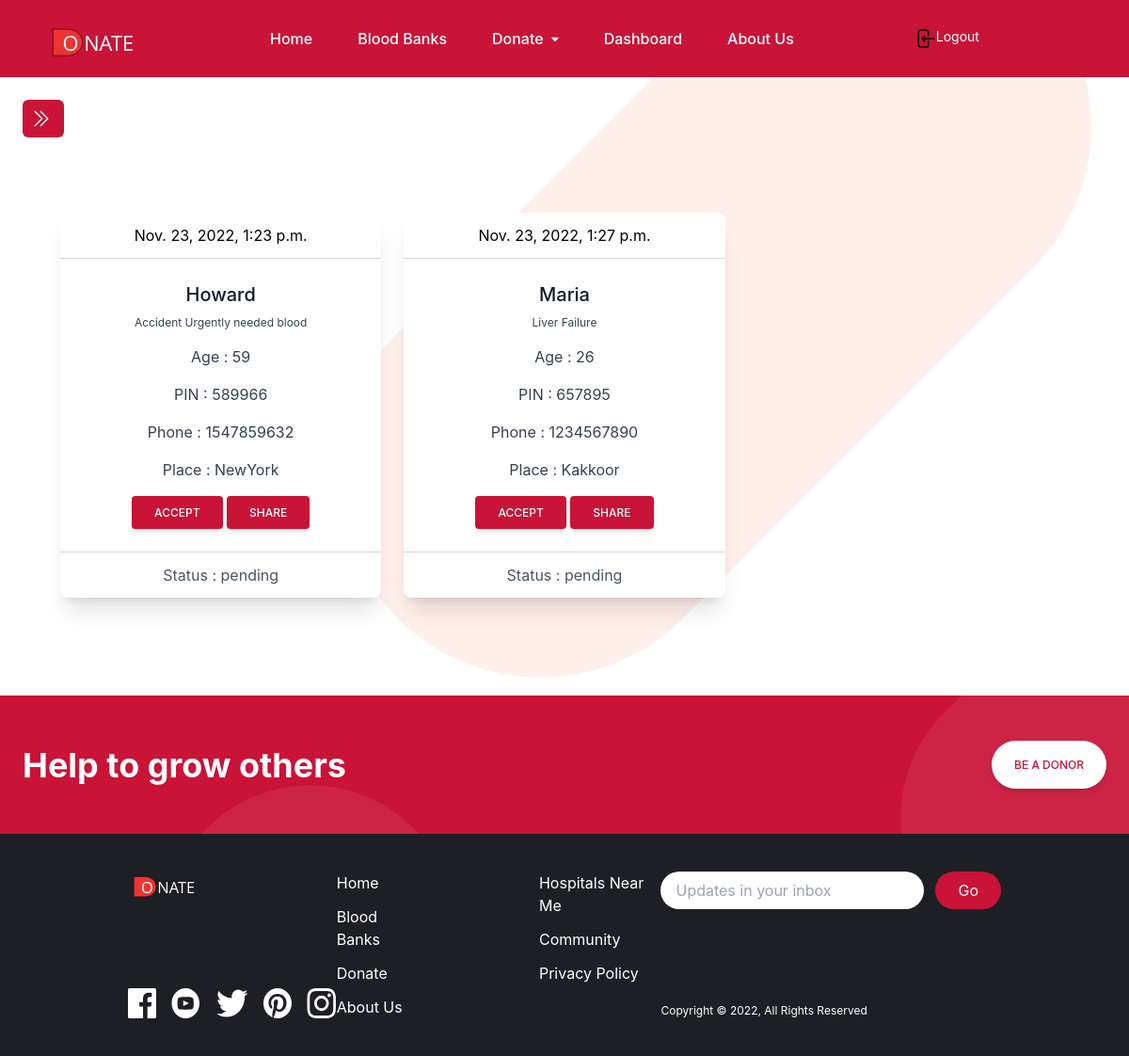
Page /donate_blood/ (signed in) on the committed database.
### user/models.py (models this page shows, shortened)
class ReqBlood (models.Model):
    user = models.ForeignKey(Donor, on_delete=models.CASCADE)
    fullname = models.CharField(max_length=50)
    age = models.CharField(max_length=2)
    place = models.CharField(max_length=50)
    pin = models.CharField(max_length=6)
    mob = models.CharField(max_length=15, null=True)
    description = models.CharField(max_length=200)
    bloodgroup = models.CharField(max_length=10)
    pic = models.FileField(null=True)
    status = models.CharField(max_length=40, null=True)
    date = models.DateTimeField(auto_now_add=True)

### user/views.py (the view)
# urls.py: path('donate_blood/', views.donate_blood, name='donate_blood'),
def donate_blood(request):
    if not request.user.is_authenticated:
        return redirect('register')
    user = request.user
    donor = Donor.objects.get(user=user)
    reqblood = ReqBlood.objects.all()
    return render(request, 'user_donate_blood.html',locals())

### templates/user_donate_blood.html (shortened to what this page needs)
{% extends 'user_base.html' %}
{% block content %}
<div class="px-10 py-20">
    <div class="grid grid-cols-1 sm:grid-cols-2 md:grid-cols-3 gap-x-6 gap-y-10">
        {% for i in reqblood %}
        <div class="flex justify-center">
            <div class="block rounded-lg shadow-xl bg-white w-full text-center">
              <div class="py-3 px-6 border-b border-gray-300">
                {{i.date}}
              </div>
              <div class="p-6">
                <p class="text-gray-900 text-xl font-medium mb-2">{{i.fullname}}</p>
                <p class="text-gray-700 text-xs mb-4">
                  {{i.description}}
                </p>
                <p class="text-gray-700 text-base mb-4">
                  Age : {{i.age}}
                </p>
                <p class="text-gray-700 text-base mb-4">
                  PIN : {{i.pin}}
                </p>
                <p class="text-gray-700 text-base mb-4">
                  Phone : {{i.mob}}
                </p>
                <p class="text-gray-700 text-base mb-4">
                  Place : {{i.place}}
                </p>
                <button type="button" class=" inline-block px-6 py-2.5 bg-brightRed text-white font-medium text-xs leading-tight uppercase rounded shadow-md hover:bg-brightRedLight hover:shadow-lg focus:bg-blue-700 focus:shadow-lg focus:outline-none focus:ring-0 active:bg-blue-800 active:shadow-lg transition duration-150 ease-in-out">Accept</button>
                <button type="button" class=" inline-block px-6 py-2.5 bg-brightRed text-white font-medium text-xs leading-tight uppercase rounded shadow-md hover:bg-brightRedLight hover:shadow-lg focus:bg-blue-700 focus:shadow-lg focus:outline-none focus:ring-0 active:bg-blue-800 active:shadow-lg transition duration-150 ease-in-out">Share</button>
              </div>
              <div class="py-3 px-6 border-t border-gray-300 text-gray-600">
                Status : {{i.status}}
              </div>
            </div>
          </div>
          {% endfor %}
    </div>
</div>
{% endblock %}

### rows in the picture
ReqBlood: date "Nov. 23, 2022, 1:23 p.m.", fullname "Howard", description "Accident Urgently needed blood", age "59", pin "589966", mob "1547859632", place "NewYork", status "pending"
ReqBlood: date "Nov. 23, 2022, 1:27 p.m.", fullname "Maria", description "Liver Failure", age "26", pin "657895", mob "1234567890", place "Kakkoor", status "pending"
